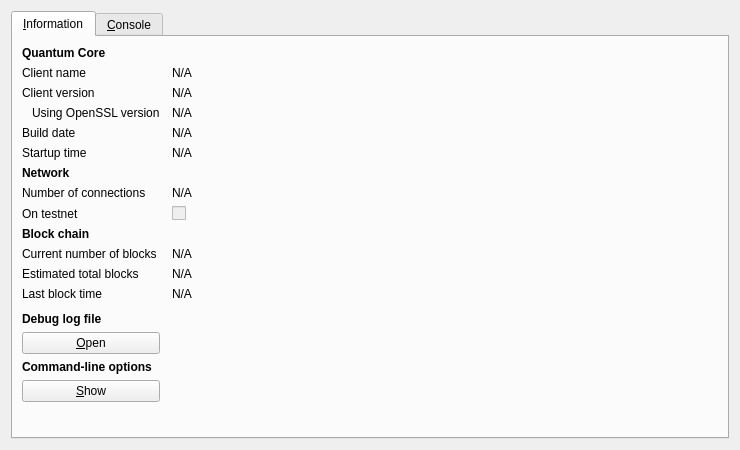
<?xml version="1.0" encoding="UTF-8"?>
<ui version="4.0">
 <class>RPCConsole</class>
 <widget class="QDialog" name="RPCConsole">
  <property name="geometry">
   <rect>
    <x>0</x>
    <y>0</y>
    <width>740</width>
    <height>450</height>
   </rect>
  </property>
  <property name="windowTitle">
   <string>Quantum - Debug window</string>
  </property>
  <layout class="QVBoxLayout" name="verticalLayout_2">
   <item>
    <widget class="QTabWidget" name="tabWidget">
     <property name="currentIndex">
      <number>0</number>
     </property>
     <widget class="QWidget" name="tab_info">
      <attribute name="title">
       <string>&amp;Information</string>
      </attribute>
      <layout class="QGridLayout" name="gridLayout" columnstretch="0,1">
       <property name="horizontalSpacing">
        <number>12</number>
       </property>
       <item row="0" column="0">
        <widget class="QLabel" name="label_9">
         <property name="font">
          <font>
           <weight>75</weight>
           <bold>true</bold>
          </font>
         </property>
         <property name="text">
          <string>Quantum Core</string>
         </property>
        </widget>
       </item>
       <item row="1" column="0">
        <widget class="QLabel" name="label_5">
         <property name="text">
          <string>Client name</string>
         </property>
        </widget>
       </item>
       <item row="1" column="1">
        <widget class="QLabel" name="clientName">
         <property name="cursor">
          <cursorShape>IBeamCursor</cursorShape>
         </property>
         <property name="text">
          <string>N/A</string>
         </property>
         <property name="textFormat">
          <enum>Qt::PlainText</enum>
         </property>
         <property name="textInteractionFlags">
          <set>Qt::LinksAccessibleByMouse|Qt::TextSelectableByKeyboard|Qt::TextSelectableByMouse</set>
         </property>
        </widget>
       </item>
       <item row="2" column="0">
        <widget class="QLabel" name="label_6">
         <property name="text">
          <string>Client version</string>
         </property>
        </widget>
       </item>
       <item row="2" column="1">
        <widget class="QLabel" name="clientVersion">
         <property name="cursor">
          <cursorShape>IBeamCursor</cursorShape>
         </property>
         <property name="text">
          <string>N/A</string>
         </property>
         <property name="textFormat">
          <enum>Qt::PlainText</enum>
         </property>
         <property name="textInteractionFlags">
          <set>Qt::LinksAccessibleByMouse|Qt::TextSelectableByKeyboard|Qt::TextSelectableByMouse</set>
         </property>
        </widget>
       </item>
       <item row="3" column="0">
        <widget class="QLabel" name="label_14">
         <property name="text">
          <string>Using OpenSSL version</string>
         </property>
         <property name="indent">
          <number>10</number>
         </property>
        </widget>
       </item>
       <item row="3" column="1">
        <widget class="QLabel" name="openSSLVersion">
         <property name="cursor">
          <cursorShape>IBeamCursor</cursorShape>
         </property>
         <property name="text">
          <string>N/A</string>
         </property>
         <property name="textFormat">
          <enum>Qt::PlainText</enum>
         </property>
         <property name="textInteractionFlags">
          <set>Qt::LinksAccessibleByMouse|Qt::TextSelectableByKeyboard|Qt::TextSelectableByMouse</set>
         </property>
        </widget>
       </item>
       <item row="4" column="0">
        <widget class="QLabel" name="label_12">
         <property name="text">
          <string>Build date</string>
         </property>
        </widget>
       </item>
       <item row="4" column="1">
        <widget class="QLabel" name="buildDate">
         <property name="cursor">
          <cursorShape>IBeamCursor</cursorShape>
         </property>
         <property name="text">
          <string>N/A</string>
         </property>
         <property name="textFormat">
          <enum>Qt::PlainText</enum>
         </property>
         <property name="textInteractionFlags">
          <set>Qt::LinksAccessibleByMouse|Qt::TextSelectableByKeyboard|Qt::TextSelectableByMouse</set>
         </property>
        </widget>
       </item>
       <item row="5" column="0">
        <widget class="QLabel" name="label_13">
         <property name="text">
          <string>Startup time</string>
         </property>
        </widget>
       </item>
       <item row="5" column="1">
        <widget class="QLabel" name="startupTime">
         <property name="cursor">
          <cursorShape>IBeamCursor</cursorShape>
         </property>
         <property name="text">
          <string>N/A</string>
         </property>
         <property name="textFormat">
          <enum>Qt::PlainText</enum>
         </property>
         <property name="textInteractionFlags">
          <set>Qt::LinksAccessibleByMouse|Qt::TextSelectableByKeyboard|Qt::TextSelectableByMouse</set>
         </property>
        </widget>
       </item>
       <item row="6" column="0">
        <widget class="QLabel" name="label_11">
         <property name="font">
          <font>
           <weight>75</weight>
           <bold>true</bold>
          </font>
         </property>
         <property name="text">
          <string>Network</string>
         </property>
        </widget>
       </item>
       <item row="7" column="0">
        <widget class="QLabel" name="label_7">
         <property name="text">
          <string>Number of connections</string>
         </property>
        </widget>
       </item>
       <item row="7" column="1">
        <widget class="QLabel" name="numberOfConnections">
         <property name="cursor">
          <cursorShape>IBeamCursor</cursorShape>
         </property>
         <property name="text">
          <string>N/A</string>
         </property>
         <property name="textFormat">
          <enum>Qt::PlainText</enum>
         </property>
         <property name="textInteractionFlags">
          <set>Qt::LinksAccessibleByMouse|Qt::TextSelectableByKeyboard|Qt::TextSelectableByMouse</set>
         </property>
        </widget>
       </item>
       <item row="8" column="0">
        <widget class="QLabel" name="label_8">
         <property name="text">
          <string>On testnet</string>
         </property>
        </widget>
       </item>
       <item row="8" column="1">
        <widget class="QCheckBox" name="isTestNet">
         <property name="enabled">
          <bool>false</bool>
         </property>
         <property name="text">
          <string/>
         </property>
        </widget>
       </item>
       <item row="9" column="0">
        <widget class="QLabel" name="label_10">
         <property name="font">
          <font>
           <weight>75</weight>
           <bold>true</bold>
          </font>
         </property>
         <property name="text">
          <string>Block chain</string>
         </property>
        </widget>
       </item>
       <item row="10" column="0">
        <widget class="QLabel" name="label_3">
         <property name="text">
          <string>Current number of blocks</string>
         </property>
        </widget>
       </item>
       <item row="10" column="1">
        <widget class="QLabel" name="numberOfBlocks">
         <property name="cursor">
          <cursorShape>IBeamCursor</cursorShape>
         </property>
         <property name="text">
          <string>N/A</string>
         </property>
         <property name="textFormat">
          <enum>Qt::PlainText</enum>
         </property>
         <property name="textInteractionFlags">
          <set>Qt::LinksAccessibleByMouse|Qt::TextSelectableByKeyboard|Qt::TextSelectableByMouse</set>
         </property>
        </widget>
       </item>
       <item row="11" column="0">
        <widget class="QLabel" name="label_4">
         <property name="text">
          <string>Estimated total blocks</string>
         </property>
        </widget>
       </item>
       <item row="11" column="1">
        <widget class="QLabel" name="totalBlocks">
         <property name="cursor">
          <cursorShape>IBeamCursor</cursorShape>
         </property>
         <property name="text">
          <string>N/A</string>
         </property>
         <property name="textFormat">
          <enum>Qt::PlainText</enum>
         </property>
         <property name="textInteractionFlags">
          <set>Qt::LinksAccessibleByMouse|Qt::TextSelectableByKeyboard|Qt::TextSelectableByMouse</set>
         </property>
        </widget>
       </item>
       <item row="12" column="0">
        <widget class="QLabel" name="label_2">
         <property name="text">
          <string>Last block time</string>
         </property>
        </widget>
       </item>
       <item row="12" column="1">
        <widget class="QLabel" name="lastBlockTime">
         <property name="cursor">
          <cursorShape>IBeamCursor</cursorShape>
         </property>
         <property name="text">
          <string>N/A</string>
         </property>
         <property name="textFormat">
          <enum>Qt::PlainText</enum>
         </property>
         <property name="textInteractionFlags">
          <set>Qt::LinksAccessibleByMouse|Qt::TextSelectableByKeyboard|Qt::TextSelectableByMouse</set>
         </property>
        </widget>
       </item>
       <item row="13" column="0">
        <spacer name="verticalSpacer_2">
         <property name="orientation">
          <enum>Qt::Vertical</enum>
         </property>
         <property name="sizeHint" stdset="0">
          <size>
           <width>20</width>
           <height>20</height>
          </size>
         </property>
        </spacer>
       </item>
       <item row="14" column="0">
        <widget class="QLabel" name="labelDebugLogfile">
         <property name="font">
          <font>
           <weight>75</weight>
           <bold>true</bold>
          </font>
         </property>
         <property name="text">
          <string>Debug log file</string>
         </property>
        </widget>
       </item>
       <item row="15" column="0">
        <widget class="QPushButton" name="openDebugLogfileButton">
         <property name="toolTip">
          <string>Open the Quantum debug log file from the current data directory. This can take a few seconds for large log files.</string>
         </property>
         <property name="text">
          <string>&amp;Open</string>
         </property>
         <property name="autoDefault">
          <bool>false</bool>
         </property>
        </widget>
       </item>
       <item row="16" column="0">
        <widget class="QLabel" name="labelCLOptions">
         <property name="font">
          <font>
           <weight>75</weight>
           <bold>true</bold>
          </font>
         </property>
         <property name="text">
          <string>Command-line options</string>
         </property>
        </widget>
       </item>
       <item row="17" column="0">
        <widget class="QPushButton" name="showCLOptionsButton">
         <property name="toolTip">
          <string>Show the Quantum-Qt help message to get a list with possible Quantum command-line options.</string>
         </property>
         <property name="text">
          <string>&amp;Show</string>
         </property>
         <property name="autoDefault">
          <bool>false</bool>
         </property>
        </widget>
       </item>
       <item row="18" column="0">
        <spacer name="verticalSpacer">
         <property name="orientation">
          <enum>Qt::Vertical</enum>
         </property>
         <property name="sizeHint" stdset="0">
          <size>
           <width>20</width>
           <height>40</height>
          </size>
         </property>
        </spacer>
       </item>
      </layout>
     </widget>
     <widget class="QWidget" name="tab_console">
      <attribute name="title">
       <string>&amp;Console</string>
      </attribute>
      <layout class="QVBoxLayout" name="verticalLayout_3">
       <property name="spacing">
        <number>3</number>
       </property>
       <item>
        <widget class="QTextEdit" name="messagesWidget">
         <property name="minimumSize">
          <size>
           <width>0</width>
           <height>100</height>
          </size>
         </property>
         <property name="readOnly">
          <bool>true</bool>
         </property>
         <property name="tabKeyNavigation" stdset="0">
          <bool>false</bool>
         </property>
         <property name="columnCount" stdset="0">
          <number>2</number>
         </property>
        </widget>
       </item>
       <item>
        <layout class="QHBoxLayout" name="horizontalLayout">
         <property name="spacing">
          <number>3</number>
         </property>
         <item>
          <widget class="QLabel" name="label">
           <property name="text">
            <string notr="true">&gt;</string>
           </property>
          </widget>
         </item>
         <item>
          <widget class="QLineEdit" name="lineEdit"/>
         </item>
         <item>
          <widget class="QPushButton" name="clearButton">
           <property name="maximumSize">
            <size>
             <width>24</width>
             <height>24</height>
            </size>
           </property>
           <property name="toolTip">
            <string>Clear console</string>
           </property>
           <property name="text">
            <string/>
           </property>
           <property name="icon">
            <iconset resource="../bitcoin.qrc">
             <normaloff>:/icons/remove</normaloff>:/icons/remove</iconset>
           </property>
           <property name="shortcut">
            <string notr="true">Ctrl+L</string>
           </property>
           <property name="autoDefault">
            <bool>false</bool>
           </property>
          </widget>
         </item>
        </layout>
       </item>
      </layout>
     </widget>
    </widget>
   </item>
  </layout>
 </widget>
 <resources>
  <include location="../bitcoin.qrc"/>
 </resources>
 <connections/>
</ui>
